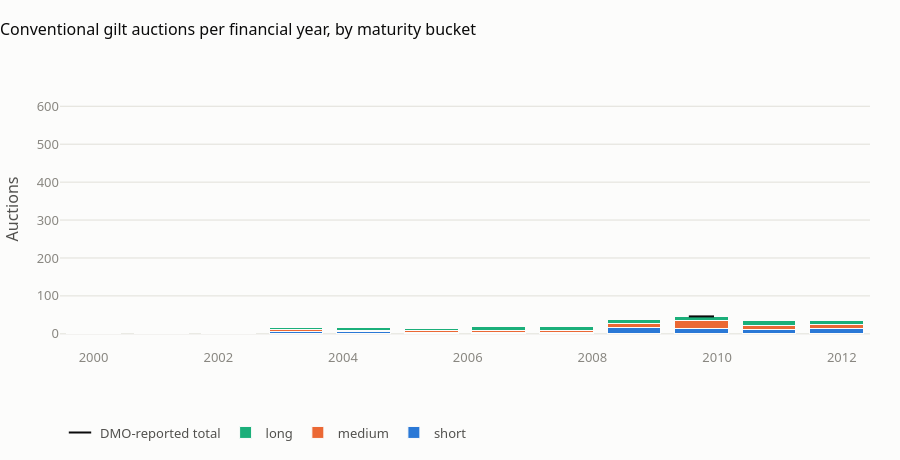

Notebook code for this chart:
### Code cell
fy = P.groupby(["financial_year", "bucket"]).size().unstack(fill_value=0)[["short", "medium", "long"]]
cmap = plotting.colour_map(["short", "medium", "long"])
title = "Conventional gilt auctions per financial year, by maturity bucket"

fig_s, ax = plt.subplots(figsize=(11, 4.6))
bottom = np.zeros(len(fy))
for b in ["short", "medium", "long"]:
    ax.bar(range(len(fy)), fy[b], bottom=bottom, color=cmap[b], label=b, width=0.8,
           edgecolor=plotting.SURFACE, linewidth=1)
    bottom += fy[b].to_numpy()
for fyl, ((s, m, l, il), _) in au.DMO_BUCKET_COUNTS.items():
    i = list(fy.index).index(fyl)
    ax.scatter(i, s + m + l, marker="_", s=300, color=plotting.INK, zorder=4)
ax.set_xticks(range(len(fy)), fy.index, rotation=90)
ax.set_ylabel("Auctions")
ax.set_title(title)
from matplotlib.lines import Line2D
handles, labels = ax.get_legend_handles_labels()
handles.append(Line2D([], [], marker="_", markersize=14, markeredgewidth=2, color=plotting.INK, linestyle="none"))
labels.append("DMO-reported conventional total (5 spot-check years)")
ax.legend(handles, labels, title=None, loc="upper left")
fig_s.tight_layout()

fig_p = go.Figure()
for b in ["short", "medium", "long"]:
    fig_p.add_trace(go.Bar(x=fy.index, y=fy[b], name=b, marker_color=cmap[b],
                           marker_line=dict(color=plotting.SURFACE, width=1),
                           hovertemplate="%{x}<br>" + b + ": %{y} auctions<extra></extra>"))
chk = [(k, sum(v[0][:3])) for k, v in au.DMO_BUCKET_COUNTS.items()]
fig_p.add_trace(go.Scatter(x=[k for k, _ in chk], y=[v for _, v in chk], mode="markers", name="DMO-reported total",
                           marker=dict(symbol="line-ew-open", size=18, color=plotting.INK, line=dict(width=2)),
                           hovertemplate="%{x}<br>DMO: %{y} conventional auctions<extra></extra>"))
fig_p.update_layout(template=plotting.PLOTLY_TEMPLATE, barmode="stack", bargap=0.2, height=460, title=title,
                    yaxis_title="Auctions", legend=dict(orientation="h", y=-0.25))
plotting.save_pair("auction_counts_by_fy", fig_s, fig_p)
fig_p.show()

### Figure 1 — Plotly figure (JSON) as saved in the notebook; plotly's stock layout.template omitted (floating-point values rounded to 4 significant figures)
{"data": [{"hovertemplate": "%{x}<br>short: %{y} auctions<extra></extra>", "marker": {"color": "#2a78d6", "line": {"color": "#fcfcfb", "width": 1}}, "name": "short", "type": "bar", "x": ["1999-00", "2000-01", "2001-02", "2002-03", "2003-04", "2004-05", "2005-06", "2006-07", "2007-08", "2008-09", "2009-10", "2010-11", "2011-12", "2012-13", "2013-14", "2014-15", "2015-16", "2016-17", "2017-18", "2018-19", "2019-20", "2020-21", "2021-22", "2022-23", "2023-24", "2024-25", "2025-26", "2026-27"], "y": [1, 0, 0, 3, 6, 6, 4, 4, 4, 16, 15, 12, 13, 11, 9, 8, 8, 13, 10, 9, 13, 46, 16, 18, 20, 23, 24, 12]}, {"hovertemplate": "%{x}<br>medium: %{y} auctions<extra></extra>", "marker": {"color": "#eb6834", "line": {"color": "#fcfcfb", "width": 1}}, "name": "medium", "type": "bar", "x": ["1999-00", "2000-01", "2001-02", "2002-03", "2003-04", "2004-05", "2005-06", "2006-07", "2007-08", "2008-09", "2009-10", "2010-11", "2011-12", "2012-13", "2013-14", "2014-15", "2015-16", "2016-17", "2017-18", "2018-19", "2019-20", "2020-21", "2021-22", "2022-23", "2023-24", "2024-25", "2025-26", "2026-27"], "y": [1, 0, 2, 2, 5, 4, 4, 4, 4, 11, 19, 11, 11, 10, 9, 8, 8, 11, 9, 8, 11, 39, 16, 16, 20, 20, 19, 7]}, {"hovertemplate": "%{x}<br>long: %{y} auctions<extra></extra>", "marker": {"color": "#1baf7a", "line": {"color": "#fcfcfb", "width": 1}}, "name": "long", "type": "bar", "x": ["1999-00", "2000-01", "2001-02", "2002-03", "2003-04", "2004-05", "2005-06", "2006-07", "2007-08", "2008-09", "2009-10", "2010-11", "2011-12", "2012-13", "2013-14", "2014-15", "2015-16", "2016-17", "2017-18", "2018-19", "2019-20", "2020-21", "2021-22", "2022-23", "2023-24", "2024-25", "2025-26", "2026-27"], "y": [2, 3, 2, 3, 5, 6, 7, 11, 11, 12, 12, 11, 10, 11, 10, 10, 12, 12, 10, 9, 9, 46, 20, 15, 15, 18, 7, 0]}, {"hovertemplate": "%{x}<br>DMO: %{y} conventional auctions<extra></extra>", "marker": {"color": "#0b0b0b", "line": {"width": 2}, "size": 18, "symbol": "line-ew-open"}, "mode": "markers", "name": "DMO-reported total", "type": "scatter", "x": ["2009-10", "2016-17", "2017-18", "2020-21", "2023-24"], "y": [46, 36, 29, 131, 55]}], "layout": {"bargap": 0.2, "barmode": "stack", "height": 460, "legend": {"orientation": "h", "y": -0.25}, "title": {"text": "Conventional gilt auctions per financial year, by maturity bucket"}, "yaxis": {"title": {"text": "Auctions"}}}}
